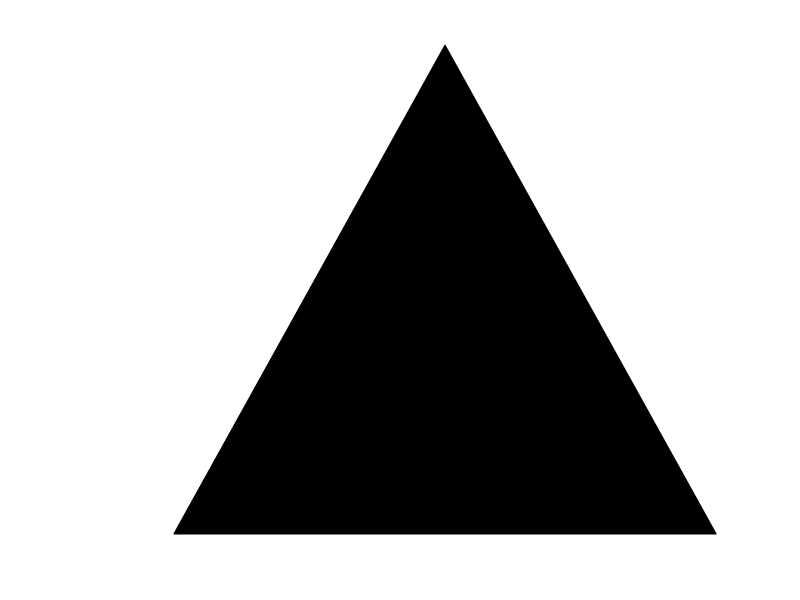
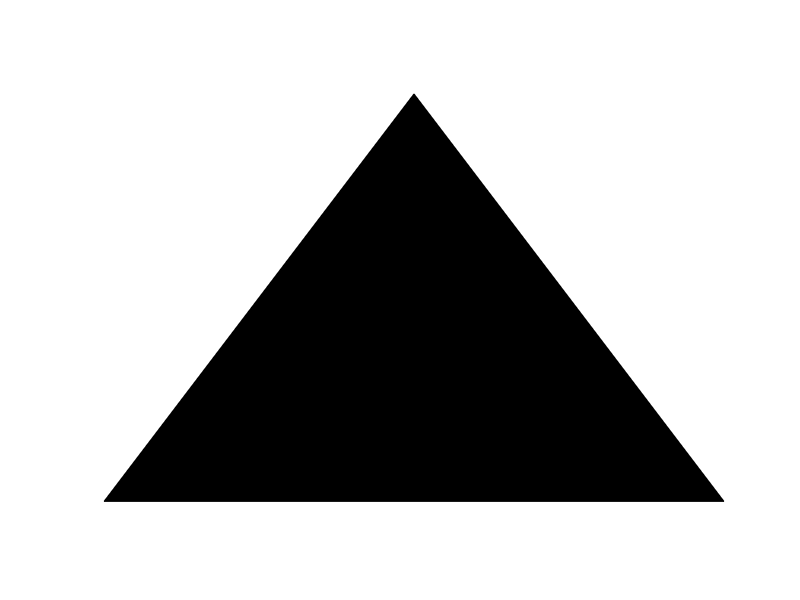
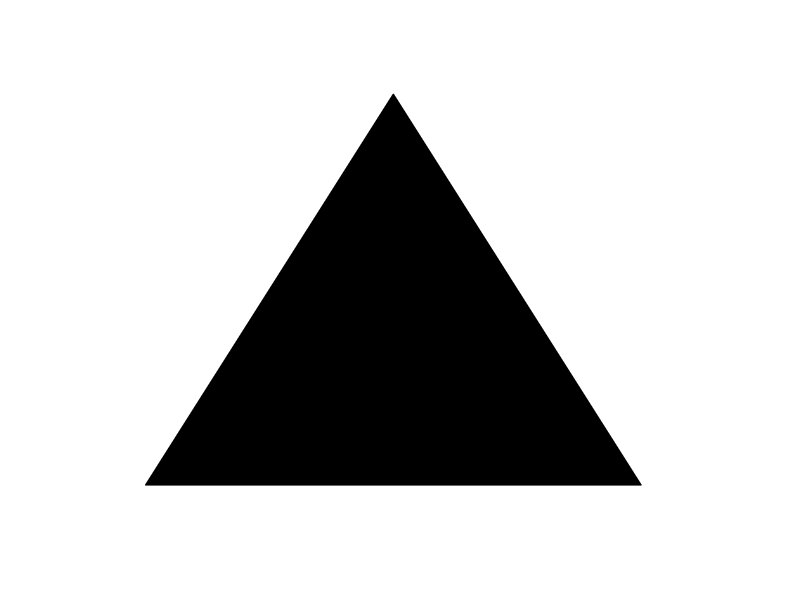
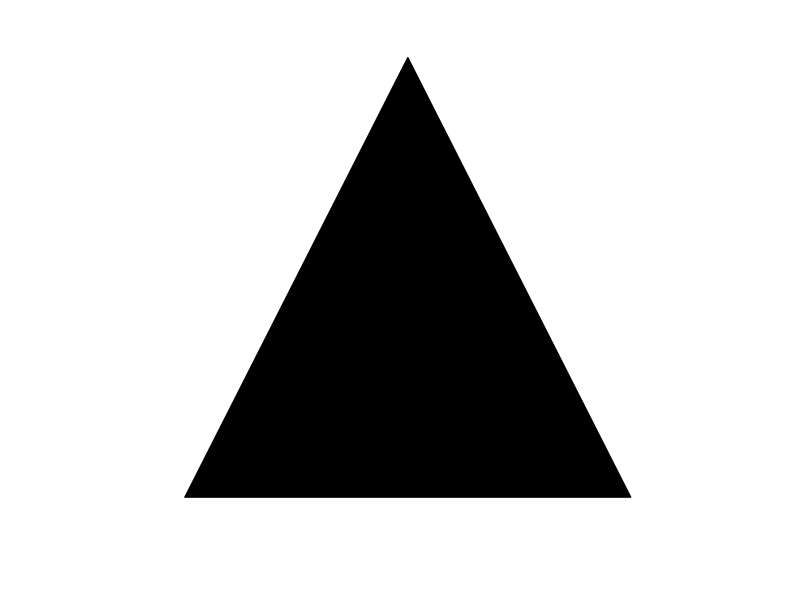

These figures' MATLAB source, in order:
size = 100;
for i = 1:50
   R = randi([20 40]);
   x = randi([40 60]);
   y = randi([40 60]);
   
   %thetas = randi([1 12], [1, 3]);
   thetas = [0, pi/2, pi];
   p = round(x + R * cos(thetas));
   n = round(y + R * sin(thetas));
   
   figure('Position', [100, 100, 100, 100], 'Color', 'w', 'Visible', 'off');
   fill(p, n, 'k')
   axis off
   f = getframe(gcf);
   
   imwrite(f.cdata, strcat('triangle-', num2str(i), '.png'))
   close all
end